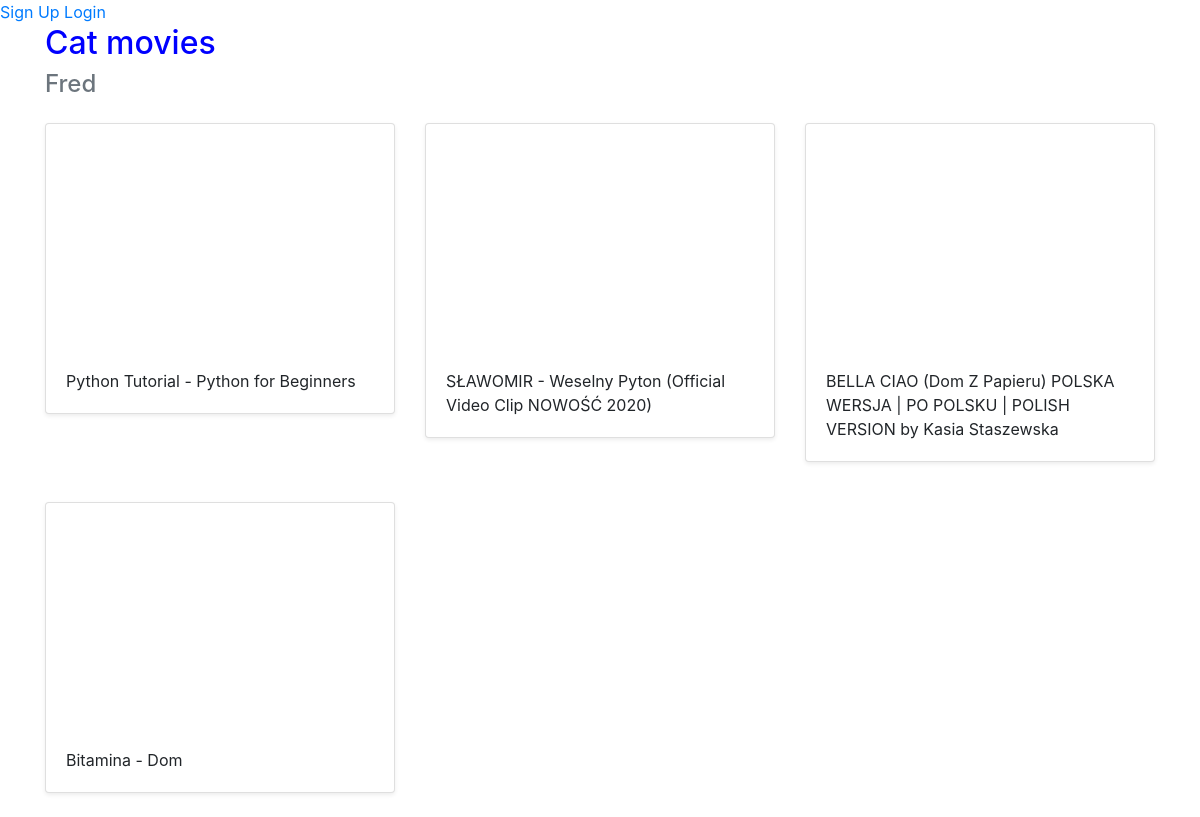
The page /halloffame/2/ on the database as committed earlier.
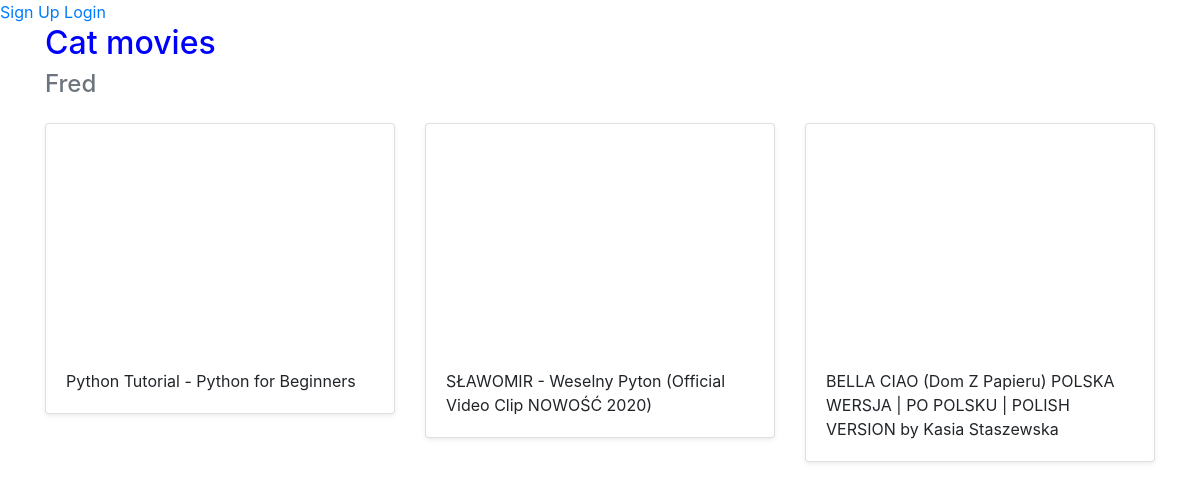
The same page on the database as committed later.
### movies/models.py (models this page shows)
class Video(models.Model):
    title = models.CharField(max_length=256)
    url = models.URLField()
    youtube_id = models.CharField(max_length=256)
    hall = models.ForeignKey(Hall, on_delete=models.CASCADE)

### movies/views.py (the view)
# urls.py: path('halloffame/<int:pk>/', views.DetailHall.as_view(), name='detail_hall'),
class DetailHall(generic.DetailView):
    model = Hall
    template_name = 'movies/detail_hall.html'

### movies/templates/movies/detail_hall.html (shortened to what this page needs)
{% extends 'movies/base.html' %}
{% load static %}
{% block content %}
    <div class="container">
        <h2>{{ hall.title }}</h2>
        <h4 class="text-muted">{{ hall.user.username }}</h4>
        <div class="row">
            {% for video in hall.video_set.all %}
                <div class="col-md-4 mt-3">
                    <div class="card mb-4 shadow-sm">
                        <iframe width="100%" height="225" src="https://www.youtube.com/embed/{{ video.youtube_id }}" frameborder="0" allow="accelerometer; autoplay; clipboard-write; encrypted-media; gyroscope; picture-in-picture" allowfullscreen></iframe>
                        <div class="card-body">
                            <p class="card-text">{{ video.title }}</p>
                        </div>
                    </div>
                </div>
            {% endfor %}
        </div>
    </div>
{% endblock %}

Rows that differ between the two databases and show on the page:
removed Video: title "Bitamina - Dom"
